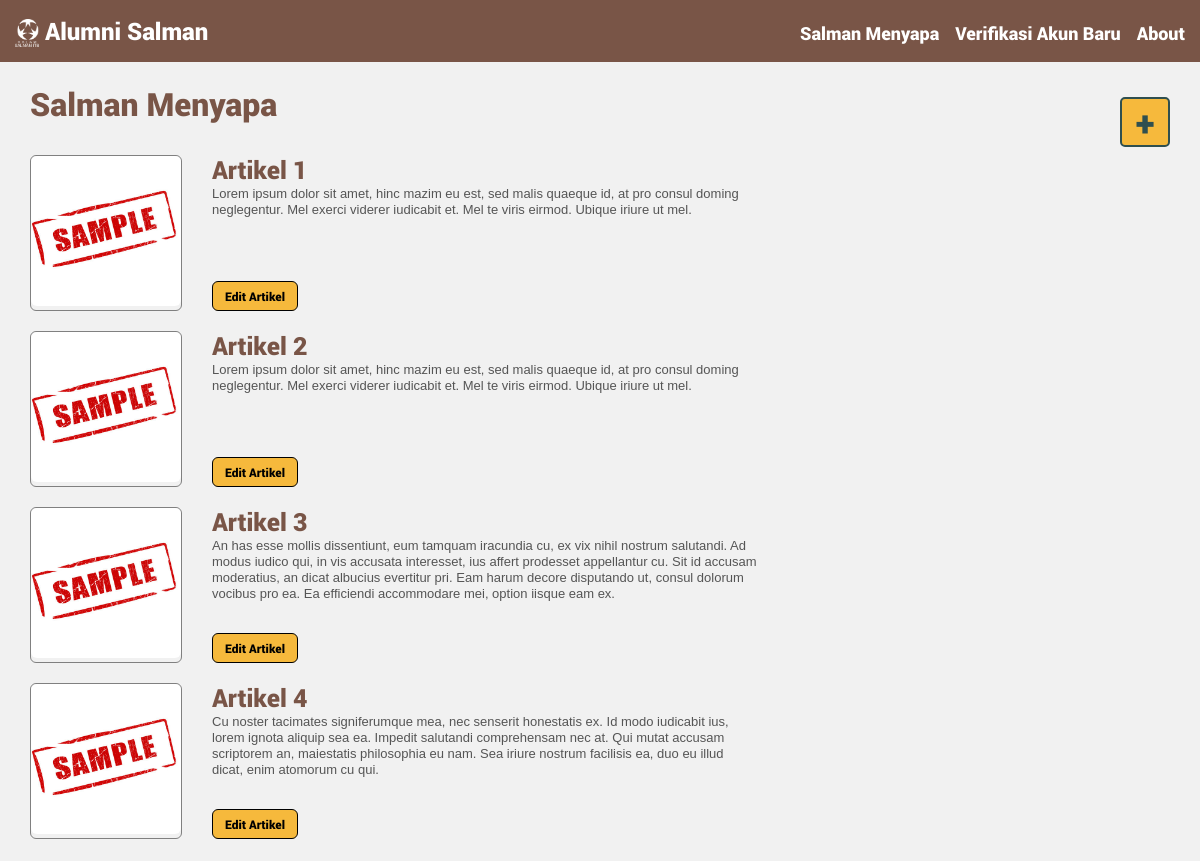
Screenshot of /menyapa/list/ (signed in) with the database file from the repository.
### alumni/models.py (models this page shows)
class ArticleClip(Model):
    @property
    def article_id(self):
        return self.id
    judul = CharField(max_length=100, null=True)
    deskripsi = TextField(null=True)
    konten = TextField(null=True)
    thumbnail = FileField(upload_to='article-thumbnails/')

### alumni/views.py (the view)
# urls.py: url(r'^menyapa/list/$', menyapaList, name='menyapaList'),
def menyapaList(request):
    if request.user.is_authenticated:
        articleClips = ArticleClip.objects.all()
        context = {'articleClips': articleClips}
        return render(request, 'menyapa_list.html', context)
    else:
        return redirect("/login/")

### alumni/templates/menyapa_list.html (shortened to what this page needs)
{% extends "base.html" %}
{% block content %}
<div class="menyapa-list-container">
	<div>
		<h1 style="font-family: Roboto-Black; color: #795547; padding-bottom: 10px;">Salman Menyapa</h1>
		<ul id="article-list">
			{% for articleClip in articleClips %}
			<li class="article-clip-container">
				<div class="article-clip-left">
					<img src={{ articleClip.thumbnail.url }} alt={{ articleClip.thumbnail.name }}>
				</div>
				<div class="article-clip-right">
					<div>
						<span class="article-clip-title">{{ articleClip.judul }}</span><br>
						<span class="article-clip-desc">{{ articleClip.deskripsi }}</span>
					</div>
					<form action="{% url 'menyapaEdit' articleClip.article_id%}" method="post">
                        <button type="submit" class="buttonLogin" style="font-size: 12px; font-family: Roboto-Black; padding: 6px 12px;"><span>Edit Artikel </span></button>
					</form>
				</div>
			</li>
			{% endfor %}
		</ul>
	</div>
	<div>
		<form action="{% url 'about' %}" method="post">
		    <input class="article-clip-add" type="submit" value="+" />
		</form>
	</div>
</div>
{% endblock %}

### alumni/templates/base.html (shortened to what this page needs)
<!DOCTYPE html>
<html>
{% load static %}
<head>
  <link rel="stylesheet" type="text/css" href="{% static 'css/app.css' %}">
  <link rel="stylesheet" href="https://use.fontawesome.com/releases/v5.0.9/css/all.css">
</head>
<body>
  <div id="navbar">
    <a href="/" class="alignleft"><img src="{% static 'img/logo-putih.png' %}" style="max-width: 24px; vertical-align: bottom;"> Alumni Salman</a>
    {% if user.is_authenticated %}
      <a href="{% url 'about' %}" class="alignright fitur">About</a>
      <a href="{% url 'verifikasi' %}" class="alignright fitur">Verifikasi Akun Baru</a>
      <a href="{% url 'menyapaList' %}" class="alignright fitur">Salman Menyapa</a>
   	{% endif %}
  </div>
  <div id="content">
    {% block content %}{% endblock %}
  </div>
</body>
</html>

### alumni/static/css/app.css (style rules this page uses)
* { margin: 0; padding: 0; }
body { background-color: #f1f1f1; }
a { text-decoration: inherit; }
#navbar { background-color: #795547; color:white; padding: 15px; font-family: Roboto-Black; font-size: 24px; }
#navbar a { color: white; }
#navbar .alignright { float: right; text-align:right; margin-left: 16px; padding-top: 6px; font-size: 18px; }
#content { width: 500px; margin: auto; padding-top: 170px; height: 300px; }
ul { list-style-type: none; color: red; font-family: monospace; margin-bottom: 12px; margin-top: -36px; }
.buttonConfirm, .buttonLogin { cursor: pointer; border-radius: 6px; background-color: #F6B93C; border-color: black; border-style: solid; border-width: 1px; text-align: center; font-size: 18px; padding: 6px 32px; float: right; }
.buttonLogin { margin-top: 12px; }
.buttonConfirm span, .buttonLogin span { display: inline-block; position: relative; transition: 0.5s; }
.buttonConfirm span:after, .buttonLogin span:after { content: '\00bb'; position: absolute; opacity: 0; top: 0; right: 20px; transition: 0.5s; }

### alumni/templates/menyapa_list.html (style rules this page uses)
div#content { margin: auto; padding-top: 20px; width: 95%; }
.menyapa-list-container { display: flex; flex-direction: row; justify-content: space-between; align-items: stretch; }
ul#article-list { margin-top: 10px; }
li.article-clip-container { display: flex; flex-direction: row; justify-content: flex-start; align-items: stretch; padding-top: 10px; padding-bottom: 10px; }
li.article-clip-container img { border-radius: 6px; height: 150px; width: 150px; }
li.article-clip-container div.article-clip-right { display: flex; flex-direction: column; justify-content: space-between; align-items: flex-start; width: 50%; margin-left: 30px; margin-top: -2px; }
li.article-clip-container div.article-clip-left { border: 1.5px solid grey; border-radius: 6px; }
.article-clip-title { font-size: 25px; font-family: Roboto-Black; color: #795547; }
.article-clip-desc { font-size: 13px; font-family: sans-serif; color: #555; max-height: 70px; overflow-y: auto; }
.article-clip-add { font-size: 35px; font-family: Roboto-Black; color: darkslategrey; border: 2px solid darkslategrey; border-radius: 5px; background-color: #f6b93c; width: 50px; height: 50px; cursor: pointer; margin-top: 15px; }

### rows the page displays
ArticleClip: thumbnail (picture), judul "Artikel 1", deskripsi "Lorem ipsum dolor sit amet, hinc mazim eu est, sed malis quaeque id, at pro consul doming neglegentur. Mel exerci viderer iudicabit et. Mel te viris eirmod. Ubique iriure ut mel."
ArticleClip: thumbnail (picture), judul "Artikel 2", deskripsi "Lorem ipsum dolor sit amet, hinc mazim eu est, sed malis quaeque id, at pro consul doming neglegentur. Mel exerci viderer iudicabit et. Mel te viris eirmod. Ubique iriure ut mel."
ArticleClip: thumbnail (picture), judul "Artikel 3", deskripsi "An has esse mollis dissentiunt, eum tamquam iracundia cu, ex vix nihil nostrum salutandi. Ad modus iudico qui, in vis accusata interesset, ius affert prodesset appellantur cu. Sit id accusam moderatius, an dicat albucius evertitur pri. Eam harum decore disputando ut, consul dolorum vocibus pro ea. Ea efficiendi accommodare mei, option iisque eam ex."
ArticleClip: thumbnail (picture), judul "Artikel 4", deskripsi "Cu noster tacimates signiferumque mea, nec senserit honestatis ex. Id modo iudicabit ius, lorem ignota aliquip sea ea. Impedit salutandi comprehensam nec at. Qui mutat accusam scriptorem an, maiestatis philosophia eu nam. Sea iriure nostrum facilisis ea, duo eu illud dicat, enim atomorum cu qui."
